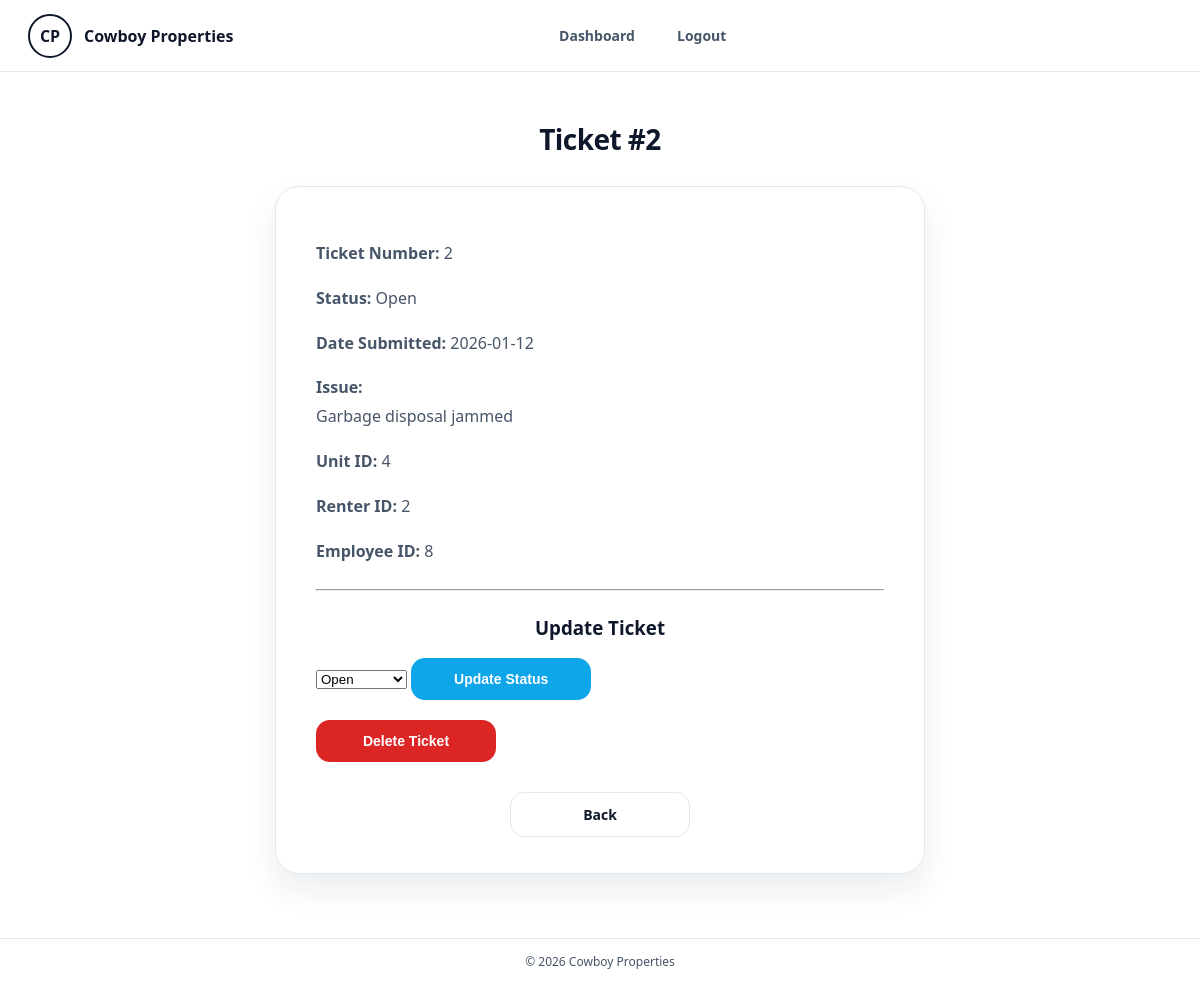
The page /Pages/ticket-view.php?id=2 (signed in) on the database its author committed.
### tables this page shows
CREATE TABLE IF NOT EXISTS `maintenance` (
  `TicketID` int NOT NULL AUTO_INCREMENT,
  `UnitID` int NOT NULL,
  `RenterID` int NOT NULL,
  `EmpID` int NOT NULL,
  `Date` date NOT NULL,
  `Issue` varchar(255) NOT NULL,
  `Status` char(20) NOT NULL,
  PRIMARY KEY (`TicketID`),
  KEY `fk_maint_unit` (`UnitID`),
  KEY `fk_maint_renter` (`RenterID`),
  KEY `fk_maint_employee` (`EmpID`)
);

### auth_check.php (called while the page is built, shortened)
<?php
function current_user(): array
{
    return [
        'id'       => $_SESSION['user_id']    ?? null,
        'name'     => $_SESSION['user_name']   ?? '',
        'email'    => $_SESSION['user_email']  ?? '',
        'role'     => $_SESSION['role']        ?? '',
        'position' => $_SESSION['position']    ?? '',
    ];
}

### Pages/ticket-view.php (the view, shortened to what this page needs)
<?php
require_once __DIR__ . '/../auth_check.php';
$user = current_user();
$ticketId = $_GET['id'] ?? null;
$ticket = null;
try {
    $pdo = get_db();
    $stmt = $pdo->prepare("
        SELECT *
        FROM maintenance
        WHERE TicketID = ?
    ");
    $stmt->execute([$ticketId]);
    $ticket = $stmt->fetch(PDO::FETCH_ASSOC);
} catch (Throwable $e) {
    $error = "Could not load ticket: " . $e->getMessage();
}
require_once __DIR__ . '/partials/app-header.php';
?>
<h1 class="page-title">Ticket #<?php echo htmlspecialchars((string)$ticket['TicketID']); ?></h1>
<div class="panel panel-sm">
    <?php if ($ticket): ?>
        <div style="text-align:left; line-height:1.8;">
            <p><strong>Ticket Number:</strong> <?php echo htmlspecialchars((string)($ticket['TicketID'] ?? '-')); ?></p>
            <p><strong>Status:</strong> <?php echo htmlspecialchars((string)($ticket['Status'] ?? '-')); ?></p>
            <p><strong>Date Submitted:</strong> <?php echo htmlspecialchars((string)($ticket['Date'] ?? '-')); ?></p>
            <p><strong>Issue:</strong><br><?php echo nl2br(htmlspecialchars((string)($ticket['Issue'] ?? ''))); ?></p>
            <p><strong>Unit ID:</strong> <?php echo htmlspecialchars((string)($ticket['UnitID'] ?? '-')); ?></p>
            <p><strong>Renter ID:</strong> <?php echo htmlspecialchars((string)($ticket['RenterID'] ?? '-')); ?></p>
            <p><strong>Employee ID:</strong> <?php echo htmlspecialchars((string)($ticket['EmpID'] ?? '-')); ?></p>
        </div>
    <?php endif; ?>
    <?php if ($user['role'] === 'employee' && $ticket): ?>
        <hr style="margin: 24px 0;">
        <h3>Update Ticket</h3>
        <form method="post" style="margin-bottom: 20px;">
            <select name="status">
                <option value="Open" <?php if (($ticket['Status'] ?? '') === 'Open') echo 'selected'; ?>>Open</option>
            </select>
            <button class="btn" type="submit" name="update_status">Update Status</button>
        </form>
        <form method="post" onsubmit="return confirm('Delete this ticket?');">
            <button class="btn btn-danger" type="submit" name="delete_ticket">Delete Ticket</button>
        </form>
    <?php endif; ?>
    <div class="btn-row" style="margin-top:30px;">
        <a class="btn btn-secondary" href="active.php">Back</a>
    </div>
</div>
<?php require_once __DIR__ . '/partials/app-footer.php'; ?>

### Pages/assets/app.css (style rules this page uses)
:root { --bg: #ffffff; --text: #0f172a; --muted: #475569; --border: #e2e8f0; --soft: #f8fafc; --brand: #0ea5e9; --brand-dark: #0284c7; --success-bg: #dcfce7; --success-text: #166534; --error-bg: #fee2e2; --error-text: #b91c1c; --warning-bg: #fef3c7; --warning-text: #92400e; --shadow: 0 16px 32px rgba(15, 23, 42, 0.08); --radius-lg: 24px; --radius-md: 14px; }
* { box-sizing: border-box; }
html, body { margin: 0; padding: 0; min-height: 100%; font-family: system-ui, -apple-system, Segoe UI, Roboto, Helvetica, Arial, sans-serif; background: var(--bg); color: var(--text); }
body { min-height: 100vh; }
.page-title { margin: 0 0 28px; font-size: 28px; letter-spacing: -0.02em; text-align: center; }
.panel { border: 1px solid var(--border); border-radius: var(--radius-lg); background: #fff; padding: 36px 40px; box-shadow: var(--shadow); max-width: 950px; margin: 0 auto; }
.panel-sm { max-width: 650px; }
.panel h2, .panel h3 { margin-top: 0; margin-bottom: 18px; text-align: center; }
.panel p { color: var(--muted); }
.btn { display: inline-flex; align-items: center; justify-content: center; padding: 12px 20px; border-radius: var(--radius-md); border: 1px solid transparent; background: var(--brand); color: #fff; font-weight: 700; text-decoration: none; cursor: pointer; transition: all .15s ease; min-width: 180px; font-size: 14px; }
.btn-secondary { background: #fff; color: var(--text); border: 1px solid var(--border); }
.btn-danger { background: #dc2626; }
.btn-row { display: flex; justify-content: center; gap: 12px; flex-wrap: wrap; }

### rows shown on the page
maintenance: TicketID "2", Status "Open", Date "2026-01-12", Issue "Garbage disposal jammed", UnitID "4", RenterID "2", EmpID "8", status "Open"

### other values the page prints
$link['label'] "Dashboard"
$link['label'] "Logout"
